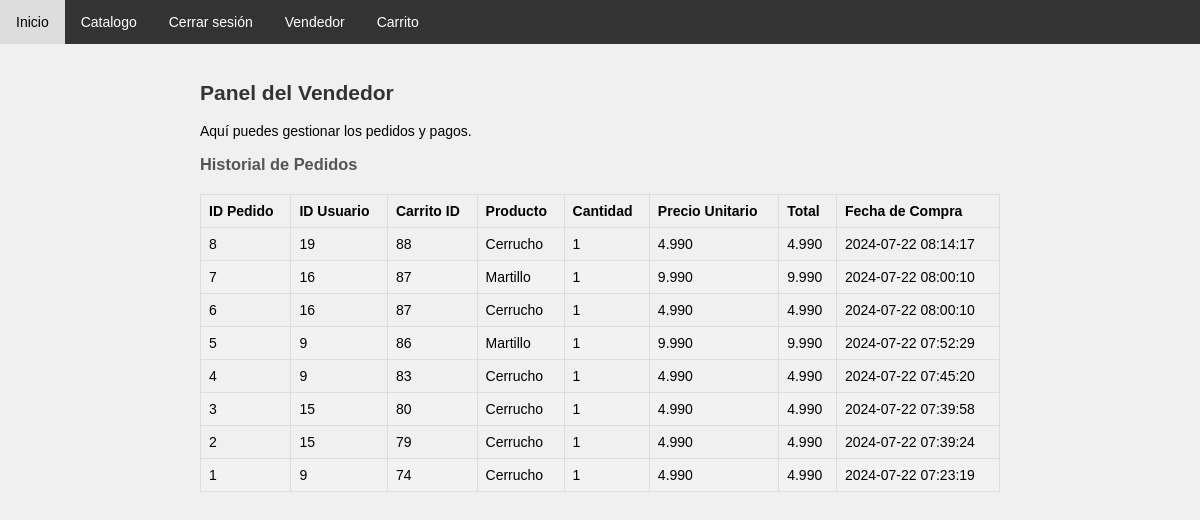
The app's page /vendedor/historial_compras.php (signed in) with its own data.
### tables this page shows
CREATE TABLE `historial_compras` (
  `id` int NOT NULL,
  `usuario_id` int NOT NULL,
  `carrito_id` int NOT NULL,
  `producto_nombre` varchar(255) NOT NULL,
  `cantidad` int NOT NULL,
  `precio` decimal(10,2) NOT NULL,
  `total` decimal(10,2) NOT NULL,
  `fecha_compra` timestamp NULL DEFAULT CURRENT_TIMESTAMP
);

CREATE TABLE `carritos` (
  `id` int NOT NULL,
  `usuario_id` int NOT NULL,
  `fecha_creacion` timestamp NULL DEFAULT CURRENT_TIMESTAMP,
  `estado` enum('activo','completado','cancelado') DEFAULT 'activo'
);

### vendedor/historial_compras.php (the view, shortened to what this page needs)
<?php
require '../db.php';
$sql = "SELECT hc.id AS historial_id, hc.usuario_id, hc.carrito_id, hc.producto_nombre, hc.cantidad, hc.precio, hc.total, c.fecha_creacion
        FROM historial_compras hc
        INNER JOIN carritos c ON hc.carrito_id = c.id
        WHERE c.estado = 'completado'
        ORDER BY c.fecha_creacion DESC";
$result = $conn->query($sql);
?>
<!DOCTYPE html>
<html lang="es">
<head>
    <link rel="stylesheet" href="../navbar/styleNavbar.css">
    <link rel="stylesheet" href="historialStyle.css">
    <link rel="stylesheet" href="vendedorStyle.css">
</head>
<body>
    <?php include '../navbar/navbar.php'; ?>
    <div class="vendedor-wrapper">
        <h2>Panel del Vendedor</h2>
        <p>Aquí puedes gestionar los pedidos y pagos.</p>
        <div class="pedido-list">
            <h3>Historial de Pedidos</h3>
            <table>
                <thead>
                    <tr>
                        <th>ID Pedido</th>
                        <th>ID Usuario</th>
                        <th>Carrito ID</th>
                        <th>Producto</th>
                        <th>Cantidad</th>
                        <th>Precio Unitario</th>
                        <th>Total</th>
                        <th>Fecha de Compra</th>
                    </tr>
                </thead>
                <tbody>
                    <?php while ($row = $result->fetch_assoc()): ?>
                    <tr>
                        <td><?php echo htmlspecialchars($row['historial_id']); ?></td>
                        <td><?php echo htmlspecialchars($row['usuario_id']); ?></td>
                        <td><?php echo htmlspecialchars($row['carrito_id']); ?></td>
                        <td><?php echo htmlspecialchars($row['producto_nombre']); ?></td>
                        <td><?php echo htmlspecialchars($row['cantidad']); ?></td>
                        <td><?php echo htmlspecialchars(number_format($row['precio'], 0, ',', '.')); ?></td>
                        <td><?php echo htmlspecialchars(number_format($row['total'], 0, ',', '.')); ?></td>
                        <td><?php echo htmlspecialchars($row['fecha_creacion']); ?></td>
                    </tr>
                    <?php endwhile; ?>
                </tbody>
            </table>
        </div>
    </div>
</body>
</html>

### navbar/styleNavbar.css (style rules this page uses)
body { font-family: Arial, sans-serif; background-color: #f0f0f0; margin: 0; padding: 0; }

### vendedor/historialStyle.css (style rules this page uses)
body { font-family: Arial, sans-serif; margin: 0; padding: 0; }
.vendedor-wrapper { margin: 20px; }
h2 { color: #333; }
h3 { color: #555; }
table { width: 100%; border-collapse: collapse; margin-top: 20px; }
table, th, td { border: 1px solid #ddd; }
th, td { padding: 8px; text-align: left; }
tr:nth-child(even) { background-color: #f2f2f2; }

### vendedor/vendedorStyle.css (style rules this page uses)
body { font: 14px sans-serif; }
.vendedor-wrapper { width: 800px; padding: 20px; margin: auto; }

### records on screen
historial_compras: id "8", usuario "19", carrito "88", producto_nombre "Cerrucho", cantidad "1", precio "4.990", total "4.990", carrito.fecha_creacion "2024-07-22 08:14:17"
historial_compras: id "7", usuario "16", carrito "87", producto_nombre "Martillo", cantidad "1", precio "9.990", total "9.990", carrito.fecha_creacion "2024-07-22 08:00:10"
historial_compras: id "6", usuario "16", carrito "87", producto_nombre "Cerrucho", cantidad "1", precio "4.990", total "4.990", carrito.fecha_creacion "2024-07-22 08:00:10"
historial_compras: id "5", usuario "9", carrito "86", producto_nombre "Martillo", cantidad "1", precio "9.990", total "9.990", carrito.fecha_creacion "2024-07-22 07:52:29"
historial_compras: id "4", usuario "9", carrito "83", producto_nombre "Cerrucho", cantidad "1", precio "4.990", total "4.990", carrito.fecha_creacion "2024-07-22 07:45:20"
historial_compras: id "3", usuario "15", carrito "80", producto_nombre "Cerrucho", cantidad "1", precio "4.990", total "4.990", carrito.fecha_creacion "2024-07-22 07:39:58"
historial_compras: id "2", usuario "15", carrito "79", producto_nombre "Cerrucho", cantidad "1", precio "4.990", total "4.990", carrito.fecha_creacion "2024-07-22 07:39:24"
historial_compras: id "1", usuario "9", carrito "74", producto_nombre "Cerrucho", cantidad "1", precio "4.990", total "4.990", carrito.fecha_creacion "2024-07-22 07:23:19"
